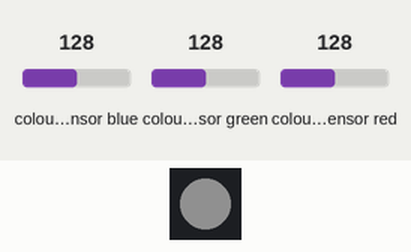
The sketch below on a simulated Arduino Uno, built with avr-gcc and run on an emulated ATmega328P. On the bench: 1 RGB LEDs in strip order, left to right. The inputs (shaded band) are chosen by the test bench; at power-on: colour sensor blue 128, colour sensor green 128, colour sensor red 128. Dim RGB values are drawn brighter than linear; what the sketch prints to the serial monitor is not drawn.

Above: at 1.3 s.
1.4 s: colour sensor blue set to 5
At 1.8 s:
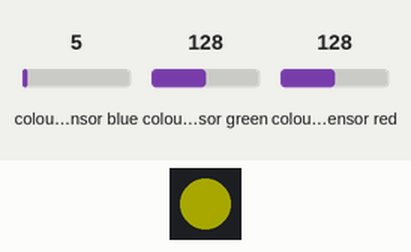
2.9 s: colour sensor green set to 191
At 3.8 s:
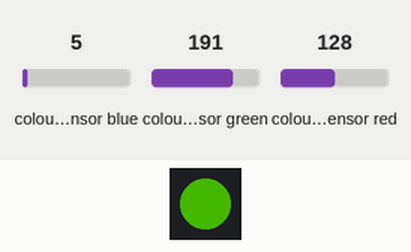
4.5 s: colour sensor red set to 250
At 5.7 s:
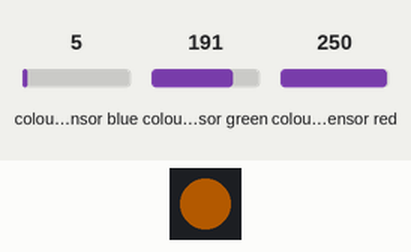
6.0 s: colour sensor blue set to 191
At 7.2 s:
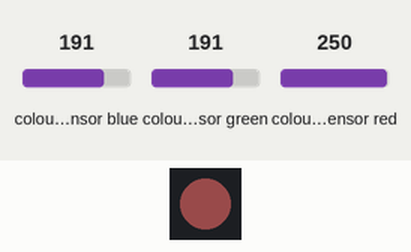
7.5 s: colour sensor green set to 5
At 8.0 s:
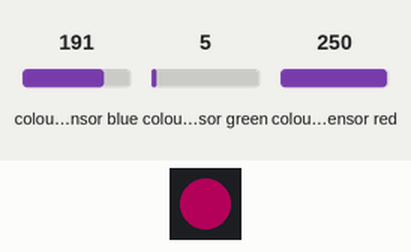
9.0 s: colour sensor red set to 64
At 9.9 s:
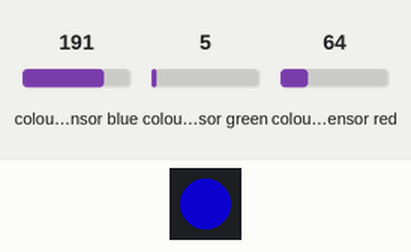
Timing chart, 0 to 11.6 s (numbered marks = the images above; inputs shaded):
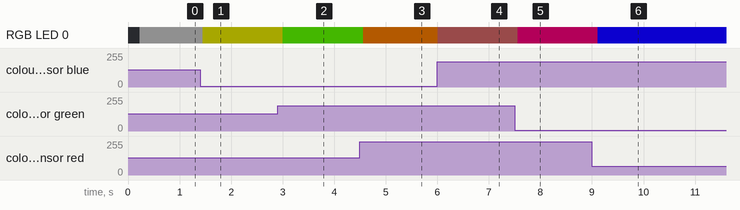

Measured:
- after the input at 1.4 s, RGB LED 0: RGB(16, 16, 16) → RGB(42, 42, 0) after 0.05 s
- after the input at 2.9 s, RGB LED 0: RGB(42, 42, 0) → RGB(25, 67, 0) after 0.11 s
- after the input at 4.5 s, RGB LED 0: RGB(25, 67, 0) → RGB(60, 30, 0) after 0.06 s
- after the input at 6.0 s, RGB LED 0: RGB(60, 30, 0) → RGB(25, 12, 12) at once
- after the input at 7.5 s, RGB LED 0: RGB(25, 12, 12) → RGB(60, 0, 30) after 0.06 s
- after the input at 9.0 s, RGB LED 0: RGB(60, 0, 30) → RGB(7, 0, 117) after 0.11 s

The sketch:

Flora_Pianoglove.ino
```cpp
#include <Wire.h>
#include "Adafruit_TCS34725.h"
#include <Adafruit_NeoPixel.h>
#include "Flora_Pianoglove.h"
#include <SoftwareSerial.h>

// define the pins used
#define VS1053_RX  10 // This is the pin that connects to the RX pin on VS1053
#define VS1053_RESET 9 // This is the pin that connects to the RESET pin on VS1053
// Don't forget to connect the GPIO #0 to GROUND and GPIO #1 pin to 3.3V

// See http://www.vlsi.fi/fileadmin/datasheets/vs1053.pdf Pg 31
#define VS1053_BANK_DEFAULT 0x00
#define VS1053_BANK_DRUMS1 0x78
#define VS1053_BANK_DRUMS2 0x7F
#define VS1053_BANK_MELODY 0x79

// See http://www.vlsi.fi/fileadmin/datasheets/vs1053.pdf Pg 32 for more!
#define VS1053_GM1_OCARINA 80
#define VS1053_GM1_SQUARELEAD 81
#define VS1053_GM1_SAWLEAD 82
#define VS1053_GM1_CALLIOPELEAD 83
#define VS1053_GM1_CHIFFLEAD 84
#define VS1053_GM1_CHARANGLEAD 85
#define VS1053_GM1_VOICELEAD 86
#define VS1053_GM1_FIFTHSLEAD 87
#define VS1053_GM1_BASSANDLEAD 88
#define MIDI_NOTE_ON  0x90
#define MIDI_NOTE_OFF 0x80
#define MIDI_CHAN_MSG 0xB0
#define MIDI_CHAN_BANK 0x00
#define MIDI_CHAN_VOLUME 0x07
#define MIDI_CHAN_PROGRAM 0xC0

// we only play a note when the clear response is higher than a certain number
#define CLEARTHRESHHOLD 2000
#define LOWTONE 1000
#define HIGHTONE 2000
#define LOWKEY 64   // high C
#define HIGHKEY 76  // double high C

// our RGB -> eye-recognized gamma color
byte gammatable[256];

int prevNote = -1;

// color sensor
Adafruit_TCS34725 tcs = Adafruit_TCS34725(TCS34725_INTEGRATIONTIME_50MS, TCS34725_GAIN_4X);
// one pixel on pin 6
Adafruit_NeoPixel strip = Adafruit_NeoPixel(1, 6, NEO_GRB + NEO_KHZ800);

SoftwareSerial VS1053_MIDI(0, VS1053_RX); // TX only, do not use the 'rx' side

void setup() {

  Serial.begin(9600);
  Serial.println("Piano Glove MIDI!");

  //Check for color sensor
  if (tcs.begin()) {
    Serial.println("Found sensor");
  }
  else {
    Serial.println("No TCS34725 found ... check your connections");
    while (1); // halt!
  }

  //init neopixel for color 'playback'
  strip.begin();
  strip.show(); // Initialize all pixels to 'off'

  //Start MIDI
  VS1053_MIDI.begin(31250); // MIDI uses a 'strange baud rate'
  pinMode(VS1053_RESET, OUTPUT);
  digitalWrite(VS1053_RESET, LOW);
  delay(10);
  digitalWrite(VS1053_RESET, HIGH);
  delay(10);
  midiSetChannelBank(0, VS1053_BANK_MELODY);
  midiSetInstrument(0, VS1053_GM1_BASSANDLEAD);
  midiSetChannelVolume(0, 127);

  // thanks PhilB for this gamma table!
  // it helps convert RGB colors to what humans see
  for (int i=0; i<256; i++) {
    float x = i;
    x /= 255;
    x = pow(x, 2.5);
    x *= 255;

    gammatable[i] = x;

  }
}


void loop() {
  uint16_t clear, red, green, blue;

  tcs.setInterrupt(false);      // turn on LED

  delay(60);  // takes 50ms to read

  tcs.getRawData(&red, &green, &blue, &clear);

  tcs.setInterrupt(true);  // turn off LED

  // not close enough to colorful item
  if (clear < CLEARTHRESHHOLD) {
    playNote(-1);
    strip.setPixelColor(0, strip.Color(0, 0, 0)); // turn off the LED
    strip.show();
    return;
  }

  //  Serial.print("C:\t"); Serial.print(clear);
  //  Serial.print("\tR:\t"); Serial.print(red);
  //  Serial.print("\tG:\t"); Serial.print(green);
  //  Serial.print("\tB:\t"); Serial.print(blue);

  // Figure out some basic hex code for visualization
  uint32_t sum = red;
  sum += green;
  sum += blue;
  sum = clear;
  float r, g, b;
  r = red;
  r /= sum;
  g = green;
  g /= sum;
  b = blue;
  b /= sum;
  r *= 256;
  g *= 256;
  b *= 256;
  if (r > 255) r = 255;
  if (g > 255) g = 255;
  if (b > 255) b = 255;

  //  Serial.print("\t");
  //  Serial.print((int)r, HEX); Serial.print((int)g, HEX); Serial.print((int)b, HEX);
  //  Serial.println();


  // OK we have to find the two primary colors
  // check if blue is smallest. MEME: fix for 'white'
  float remove, normalize;
  if ((b < g) && (b < r)) {
    remove = b;
    normalize = max(r-b, g-b);
  }
  else if ((g < b) && (g < r)) {
    remove = g;
    normalize = max(r-g, b-g);
  }
  else {
    remove = r;
    normalize = max(b-r, g-r);
  }
  // get rid of minority report
  float rednorm = r - remove;
  float greennorm = g - remove;
  float bluenorm = b - remove;
  // now normalize for the highest number
  rednorm /= normalize;
  greennorm /= normalize;
  bluenorm /= normalize;

  //  Serial.println();
  strip.setPixelColor(0, strip.Color(gammatable[(int)r], gammatable[(int)g], gammatable[(int)b]));
  strip.show();

  //  Serial.print(rednorm); Serial.print(", ");
  //  Serial.print(greennorm); Serial.print(", ");
  //  Serial.print(bluenorm); Serial.print(" ");
  //  Serial.println();

  float rainbowtone = 0;

  if (bluenorm <= 0.1) {
    // between red and green
    if (rednorm >= 0.99) {
      // between red and yellow
      rainbowtone = 0 + 0.2 * greennorm;
    }
    else {
      // between yellow and green
      rainbowtone = 0.2 + 0.2 * (1.0 - rednorm);
    }
  }
  else if (rednorm <= 0.1) {
    // between green and blue
    if (greennorm >= 0.99) {
      // between green and teal
      rainbowtone = 0.4 + 0.2 * bluenorm;
    }
    else {
      // between teal and blue
      rainbowtone = 0.6 + 0.2 * (1.0 - greennorm);
    }
  }
  else {
    // between blue and violet
    if (bluenorm >= 0.99) {
      // between blue and violet
      rainbowtone = 0.8 + 0.2 * rednorm;
    }
    else {
      // between teal and blue
      rainbowtone = 0;
    }
  }

  //  Serial.print("Scalar "); Serial.println(rainbowtone);
  float keynum = LOWKEY + (HIGHKEY - LOWKEY) * rainbowtone;
  //  Serial.print("Key #"); Serial.println(keynum);
  //  float freq = pow(2, (keynum - 49) / 12.0) * 440;
  //  Serial.print("Freq = "); Serial.println(freq);
  //Serial.print((int)r ); Serial.print(" "); Serial.print((int)g);Serial.print(" ");  Serial.println((int)b );
  playNote(keynum);
}


void playNote(uint16_t n) {

  if (n == prevNote) return;

  if (n == -1){
    midiNoteOff(0, prevNote, 127);
  }

  //stop last note played
  midiNoteOff(0, prevNote, 127);

  //play new note
  midiNoteOn(0, n, 127);

  prevNote = n;
}


RgbColor HsvToRgb(HsvColor hsv){

  RgbColor rgb;
  unsigned char region, remainder, p, q, t;

  if (hsv.s == 0)
  {
    rgb.r = hsv.v;
    rgb.g = hsv.v;
    rgb.b = hsv.v;
    return rgb;
  }

  region = hsv.h / 43;
  remainder = (hsv.h - (region * 43)) * 6;

  p = (hsv.v * (255 - hsv.s)) >> 8;
  q = (hsv.v * (255 - ((hsv.s * remainder) >> 8))) >> 8;
  t = (hsv.v * (255 - ((hsv.s * (255 - remainder)) >> 8))) >> 8;

  switch (region)
  {
  case 0:
    rgb.r = hsv.v;
    rgb.g = t;
    rgb.b = p;
    break;
  case 1:
    rgb.r = q;
    rgb.g = hsv.v;
    rgb.b = p;
    break;
  case 2:
    rgb.r = p;
    rgb.g = hsv.v;
    rgb.b = t;
    break;
  case 3:
    rgb.r = p;
    rgb.g = q;
    rgb.b = hsv.v;
    break;
  case 4:
    rgb.r = t;
    rgb.g = p;
    rgb.b = hsv.v;
    break;
  default:
    rgb.r = hsv.v;
    rgb.g = p;
    rgb.b = q;
    break;
  }

  return rgb;
}


HsvColor RgbToHsv(RgbColor rgb){

  HsvColor hsv;
  unsigned char rgbMin, rgbMax;

  rgbMin = rgb.r < rgb.g ? (rgb.r < rgb.b ? rgb.r : rgb.b) :
  (rgb.g < rgb.b ? rgb.g : rgb.b);
  rgbMax = rgb.r > rgb.g ? (rgb.r > rgb.b ? rgb.r : rgb.b) :
  (rgb.g > rgb.b ? rgb.g : rgb.b);

  hsv.v = rgbMax;
  if (hsv.v == 0)
  {
    hsv.h = 0;
    hsv.s = 0;
    return hsv;
  }

  hsv.s = 255 * long(rgbMax - rgbMin) / hsv.v;
  if (hsv.s == 0)
  {
    hsv.h = 0;
    return hsv;
  }

  if (rgbMax == rgb.r)
    hsv.h = 0 + 43 * (rgb.g - rgb.b) / (rgbMax - rgbMin);
  else if (rgbMax == rgb.g)
    hsv.h = 85 + 43 * (rgb.b - rgb.r) / (rgbMax - rgbMin);
  else
    hsv.h = 171 + 43 * (rgb.r - rgb.g) / (rgbMax - rgbMin);

  return hsv;
}


void midiSetInstrument(uint8_t chan, uint8_t inst) {
  if (chan > 15) return;
  inst --; // page 32 has instruments starting with 1 not 0 :(
  if (inst > 127) return;

  VS1053_MIDI.write(MIDI_CHAN_PROGRAM | chan);
  VS1053_MIDI.write(inst);
}


void midiSetChannelVolume(uint8_t chan, uint8_t vol) {
  if (chan > 15) return;
  if (vol > 127) return;

  VS1053_MIDI.write(MIDI_CHAN_MSG | chan);
  VS1053_MIDI.write(MIDI_CHAN_VOLUME);
  VS1053_MIDI.write(vol);
}

void midiSetChannelBank(uint8_t chan, uint8_t bank) {
  if (chan > 15) return;
  if (bank > 127) return;

  VS1053_MIDI.write(MIDI_CHAN_MSG | chan);
  VS1053_MIDI.write((uint8_t)MIDI_CHAN_BANK);
  VS1053_MIDI.write(bank);
}

void midiNoteOn(uint8_t chan, uint8_t n, uint8_t vel) {
  if (chan > 15) return;
  if (n > 127) return;
  if (vel > 127) return;

  VS1053_MIDI.write(MIDI_NOTE_ON);
  VS1053_MIDI.write(n);
  VS1053_MIDI.write(vel);
}

void midiNoteOff(uint8_t chan, uint8_t n, uint8_t vel) {
  if (chan > 15) return;
  if (n > 127) return;
  if (vel > 127) return;

  VS1053_MIDI.write(MIDI_NOTE_OFF | chan);
  VS1053_MIDI.write(n);
  VS1053_MIDI.write(vel);
}
```

Flora_Pianoglove.h
```cpp
typedef struct RgbColor
{
    unsigned char r;
    unsigned char g;
    unsigned char b;
} RgbColor;

typedef struct HsvColor
{
    unsigned char h;
    unsigned char s;
    unsigned char v;
} HsvColor;
```
